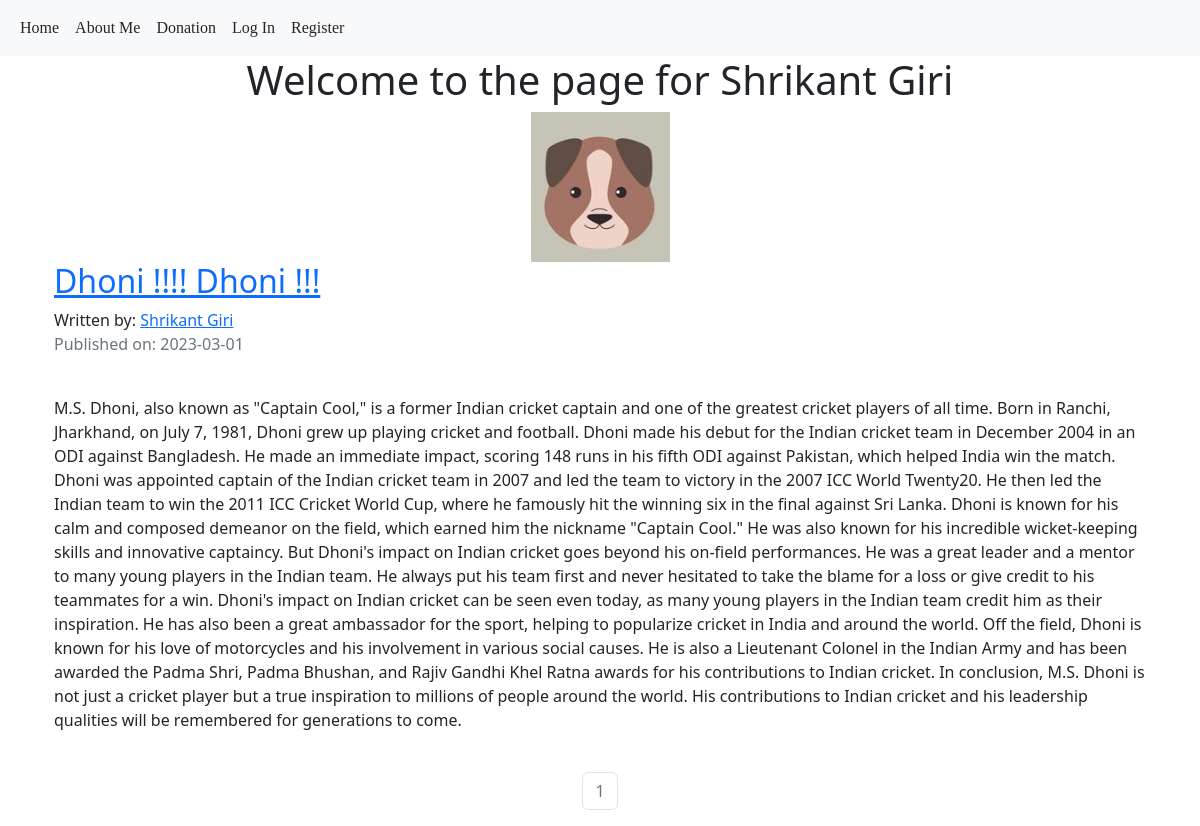
The page /Shrikant Giri on the database its author committed.
### puppycompanyblog/models.py (models this page shows, shortened)
class User(db.Model, UserMixin):
    __tablename__ = 'users'
    id = db.Column(db.Integer, primary_key = True)
    profile_image = db.Column(db.String(20), nullable=False, default='default_profile.png')
    email = db.Column(db.String(64), unique=True, index=True)
    username = db.Column(db.String(64), unique=True, index=True)
    password_hash = db.Column(db.String(128))
    posts = db.relationship('BlogPost', backref='author', lazy=True)

class BlogPost(db.Model):
    users = db.relationship(User)
    id = db.Column(db.Integer, primary_key=True)
    user_id = db.Column(db.Integer, db.ForeignKey('users.id'), nullable=False)
    date = db.Column(db.DateTime, nullable=False, default=datetime.utcnow)
    title = db.Column(db.String(140), nullable=False)
    text = db.Column(db.Text, nullable=False)

### puppycompanyblog/users/views.py (the view)
@users.route("/<username>")
def user_posts(username):
    page = request.args.get('page', 1, type=int)
    user = User.query.filter_by(username=username).first_or_404()
    blog_posts = BlogPost.query.filter_by(author=user).order_by(BlogPost.date.desc()).paginate(page=page, per_page=5)
    return render_template('user_blog_posts.html', blog_posts=blog_posts, user=user)

### puppycompanyblog/templates/user_blog_posts.html (shortened to what this page needs)
{% extends "base.html" %}
{% block content %}
<div class="container">
  <div class="jumbotron">
    <div align='center'>
      <h1 >Welcome to the page for {{user.username}}</h1>
      <img align='center' src="{{ url_for('static', filename='profile_pics/' + user.profile_image) }}">
    </div>
  </div>
{% for post in blog_posts.items %}
          <h2><a href="{{ url_for('blog_posts.blog_post', blog_post_id=post.id) }}">{{ post.title }}</a></h2>
          Written by: <a href="{{ url_for('users.user_posts', username=post.author.username) }}">{{ post.author.username }}</a>
          <p class="text-muted">Published on: {{ post.date.strftime('%Y-%m-%d') }}</p>
          <br>
            <p>{{post.text}}</p>
          <br>
{% endfor %}
</div>
<nav aria-label="Page navigation example">
  <ul class="pagination justify-content-center">
    {% for page_num in blog_posts.iter_pages(left_edge=1, right_edge=1, left_current=1, right_current=2) %}
            {% if blog_posts.page == page_num %}
              <li class="page-item disabled">
                <a class="page-link" href="{{ url_for('users.user_posts', username=user.username, page=page_num) }}">{{ page_num }}</a></li>
            {% else %}
              <li class="page-item"><a class="page-link" href="{{ url_for('users.user_posts', username=user.username, page=page_num) }}">{{ page_num }}</a></li>
            {% endif %}
    {% endfor %}
</nav>
{% endblock content %}

### rows shown on the page
User: username "Shrikant Giri", profile_image (placeholder picture)
BlogPost: title "Dhoni !!!! Dhoni !!!", author.username "Shrikant Giri", date "2023-03-01", text "M.S. Dhoni, also known as \"Captain Cool,\" is a former Indian cricket captain and one of the greatest cricket players of all time. Born in Ranchi, Jharkhand, on July 7, 1981, Dhoni grew up playing cricket and football. Dhoni made his debut for the Indian cricket team in December 2004 in an ODI against Bangladesh. He made an immediate impact, scoring 148 runs in his fifth ODI against Pakistan, which helped India win the match. Dhoni was appointed captain of the Indian cricket team in 2007 and led the team to victory in the 2007 ICC World Twenty20. He then led the Indian team to win the 2011 ICC Cricket World Cup, where he famously hit the winning six in the final against Sri Lanka. Dhoni is…"

### other values the page prints
{{ page_num }} "1"
